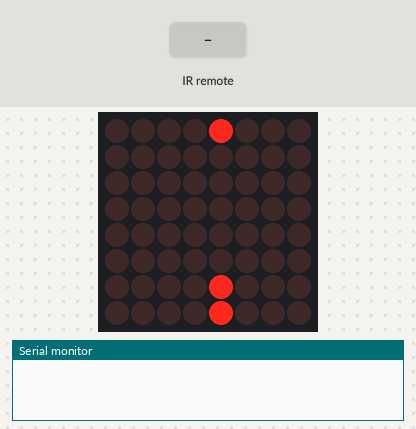
Simulated run of this sketch. Board: Arduino Uno, built with avr-gcc and run on an emulated ATmega328P. Shown: 8×8 LED matrix, the last lines printed to the serial monitor. The inputs (shaded band) are chosen by the test bench. Random numbers use the default seed unless the sketch sets one.

Above: at 1.2 s.
1.3 s: infrared code 0xE718FF00 received
At 1.42 s:
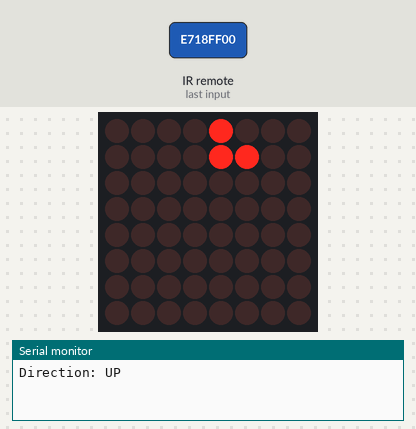
3.0 s: infrared code 0xF708FF00 received
At 3.07 s:
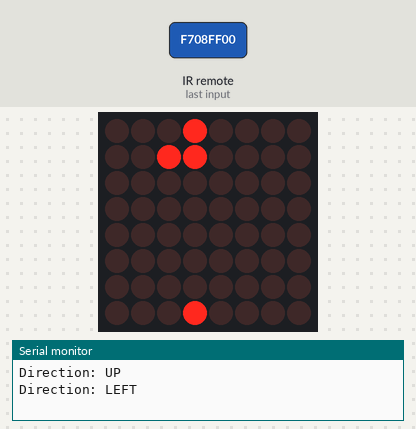
4.8 s: infrared code 0xAD52FF00 received
At 4.87 s:
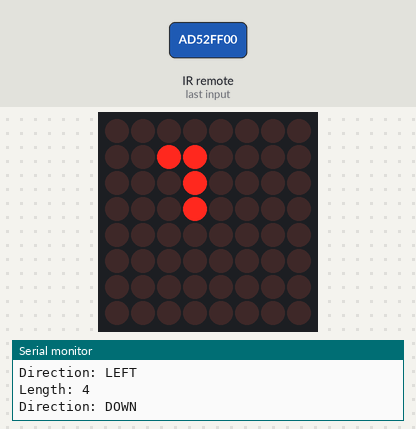
6.6 s: infrared code 0xA55AFF00 received
At 6.67 s:
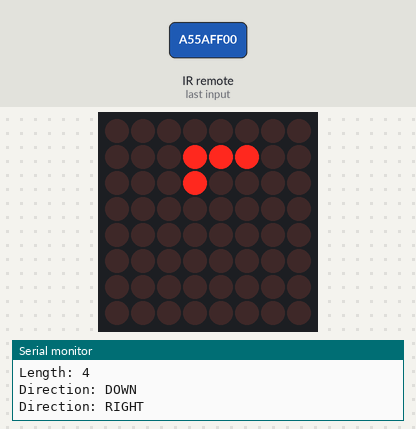
8.4 s: infrared code 0xE718FF00 received
At 8.47 s:
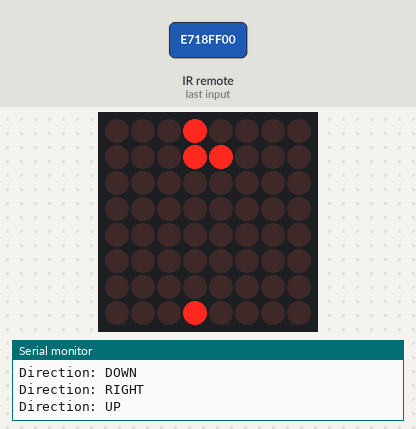
10.2 s: infrared code 0xF708FF00 received
At 10.27 s:
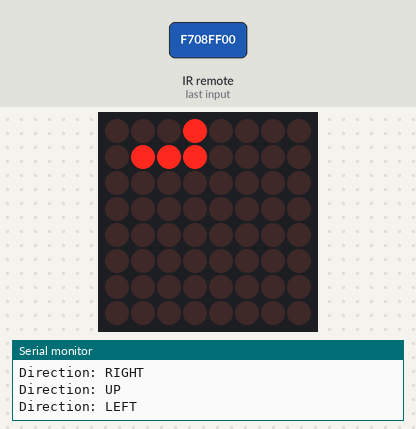

The sketch:

IRMatrixSnakeGame.ino
```cpp
#include "IRremote.h"
#include "LedControl.h"

int receiver = 3; // Signal pin of IR receiver
IRrecv irrecv(receiver);

LedControl lc = LedControl(12, 10, 11, 1);

enum Direction { UP, DOWN, LEFT, RIGHT };
Direction snakeDir = RIGHT;

const int8_t SIZE = 8;
const uint8_t MAX_LEN = SIZE * SIZE;  // 64

int8_t segX[MAX_LEN];  // segment 0 is the head
int8_t segY[MAX_LEN];
uint8_t snakeLen = 3;

int8_t foodX = 0;
int8_t foodY = 0;
bool foodOn = true;                    // food blinks so it stands out from the snake
unsigned long lastBlink = 0;
const unsigned long blinkInterval = 150;

unsigned long lastMove = 0;
const unsigned long moveInterval = 250;  // ms per step; lower = faster

// Logical coordinates: x goes right, y goes down.
// All hardware rotation is handled here and nowhere else.
void setPixel(int8_t x, int8_t y, bool on) {
  lc.setLed(0, x, SIZE - 1 - y, on);
}

void setup() {
  lc.shutdown(0, false);
  lc.setIntensity(0, 8);
  lc.clearDisplay(0);

  Serial.begin(9600);
  irrecv.enableIRIn();

  randomSeed(analogRead(A0));  // floating pin gives a different seed each power-up
  resetGame();
}

void loop() {
  readIR();

  if (millis() - lastMove >= moveInterval) {
    lastMove = millis();
    stepSnake();
  }

  // Blink the food
  if (millis() - lastBlink >= blinkInterval) {
    lastBlink = millis();
    foodOn = !foodOn;
    setPixel(foodX, foodY, foodOn);
  }
}

void resetGame() {
  lc.clearDisplay(0);
  snakeDir = RIGHT;
  snakeLen = 3;

  // Head at (4,3), body trailing to the left
  for (uint8_t i = 0; i < snakeLen; i++) {
    segX[i] = 4 - i;
    segY[i] = 3;
    setPixel(segX[i], segY[i], true);
  }

  spawnFood();
  lastMove = millis();
}

bool isSnake(int8_t x, int8_t y) {
  for (uint8_t i = 0; i < snakeLen; i++) {
    if (segX[i] == x && segY[i] == y) return true;
  }
  return false;
}

// Picks a random cell that the snake is not on
void spawnFood() {
  uint8_t emptyCells = MAX_LEN - snakeLen;
  uint8_t target = random(emptyCells);  // which empty cell to use

  for (int8_t y = 0; y < SIZE; y++) {
    for (int8_t x = 0; x < SIZE; x++) {
      if (isSnake(x, y)) continue;
      if (target == 0) {
        foodX = x;
        foodY = y;
        foodOn = true;
        setPixel(foodX, foodY, true);
        return;
      }
      target--;
    }
  }
}

void stepSnake() {
  // Work out where the head is going
  int8_t newX = segX[0];
  int8_t newY = segY[0];
  switch (snakeDir) {
    case UP:    newY--; break;
    case DOWN:  newY++; break;
    case LEFT:  newX--; break;
    case RIGHT: newX++; break;
  }

  // Wrap around the edges
  if (newX < 0) newX = SIZE - 1;
  if (newX >= SIZE) newX = 0;
  if (newY < 0) newY = SIZE - 1;
  if (newY >= SIZE) newY = 0;

  bool eating = (newX == foodX && newY == foodY);

  // Collision check. If not eating, the tail moves away this step,
  // so the head is allowed to move into the tail's current cell.
  uint8_t checkCount = eating ? snakeLen : snakeLen - 1;
  for (uint8_t i = 0; i < checkCount; i++) {
    if (segX[i] == newX && segY[i] == newY) {
      gameOver();
      return;
    }
  }

  if (eating) {
    snakeLen++;  // the old tail position is kept as the new last segment
  } else {
    setPixel(segX[snakeLen - 1], segY[snakeLen - 1], false);  // erase tail
  }

  // Each segment moves into the position of the one in front of it
  for (uint8_t i = snakeLen - 1; i > 0; i--) {
    segX[i] = segX[i - 1];
    segY[i] = segY[i - 1];
  }

  segX[0] = newX;
  segY[0] = newY;
  setPixel(newX, newY, true);

  if (eating) {
    Serial.print("Length: ");
    Serial.println(snakeLen);

    if (snakeLen >= MAX_LEN) {
      gameWon();
    } else {
      spawnFood();
    }
  }
}

// Big X, flashed 3 times
void gameOver() {
  Serial.println("Game over");

  for (uint8_t flash = 0; flash < 3; flash++) {
    lc.clearDisplay(0);
    delay(300);
    for (int8_t i = 0; i < SIZE; i++) {
      setPixel(i, i, true);
      setPixel(i, SIZE - 1 - i, true);
    }
    delay(300);
  }

  lc.clearDisplay(0);
  delay(500);
  resetGame();
}

// Whole screen filled, flashed 3 times
void gameWon() {
  Serial.println("You win!");

  for (uint8_t flash = 0; flash < 3; flash++) {
    lc.clearDisplay(0);
    delay(300);
    for (int8_t y = 0; y < SIZE; y++) {
      for (int8_t x = 0; x < SIZE; x++) {
        setPixel(x, y, true);
      }
    }
    delay(300);
  }

  delay(500);
  resetGame();
}

void readIR() {
  if (!irrecv.decode()) return;

  // Ignore repeat codes (button held down)
  if (!irrecv.decodedIRData.flags) {
    bool changed = false;
    switch (irrecv.decodedIRData.decodedRawData) {
      case 0xE718FF00: changed = setDirection(UP);    break;  // 2
      case 0xAD52FF00: changed = setDirection(DOWN);  break;  // 8
      case 0xF708FF00: changed = setDirection(LEFT);  break;  // 4
      case 0xA55AFF00: changed = setDirection(RIGHT); break;  // 6
    }
    if (changed) {
      stepSnake();          // respond immediately
      lastMove = millis();  // restart the timer
    }
  }
  irrecv.resume();
}

const char* dirName(Direction d) {
  switch (d) {
    case UP:    return "UP";
    case DOWN:  return "DOWN";
    case LEFT:  return "LEFT";
    case RIGHT: return "RIGHT";
  }
  return "?";
}

bool setDirection(Direction newDir) {
  // Block 180-degree reversals (snake can't turn back into itself)
  if ((snakeDir == UP    && newDir == DOWN)  ||
      (snakeDir == DOWN  && newDir == UP)    ||
      (snakeDir == LEFT  && newDir == RIGHT) ||
      (snakeDir == RIGHT && newDir == LEFT)) {
    return false;
  }
  if (newDir == snakeDir) return false;  // no change

  snakeDir = newDir;
  Serial.print("Direction: ");
  Serial.println(dirName(snakeDir));
  return true;
}
```
